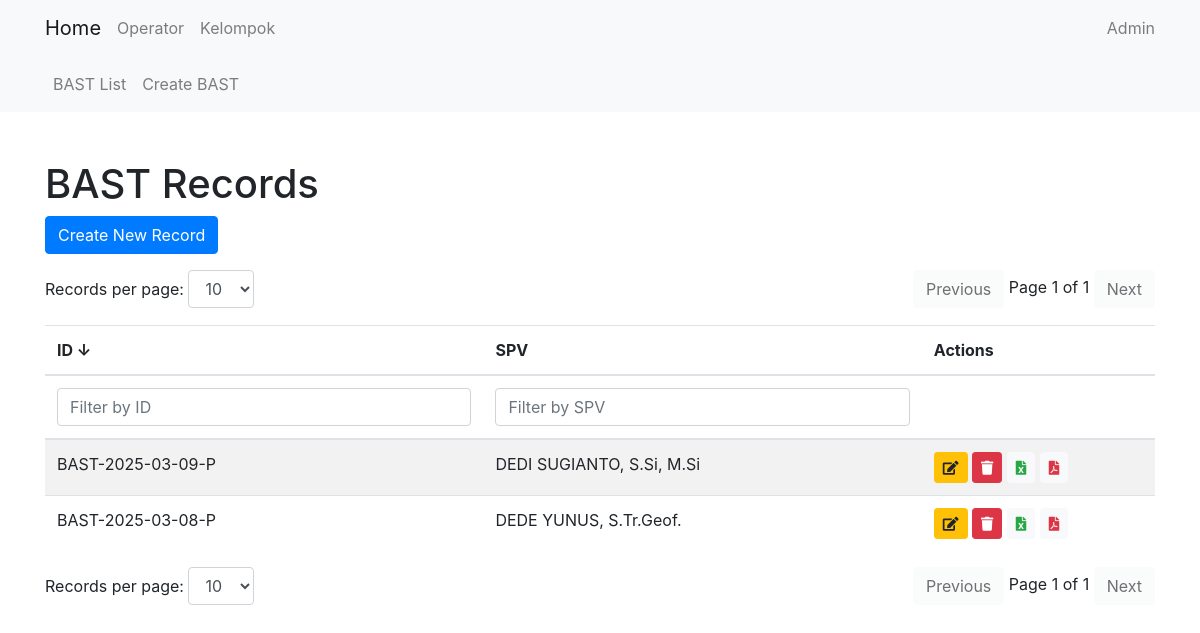
Page /bast/ on the earlier database version.
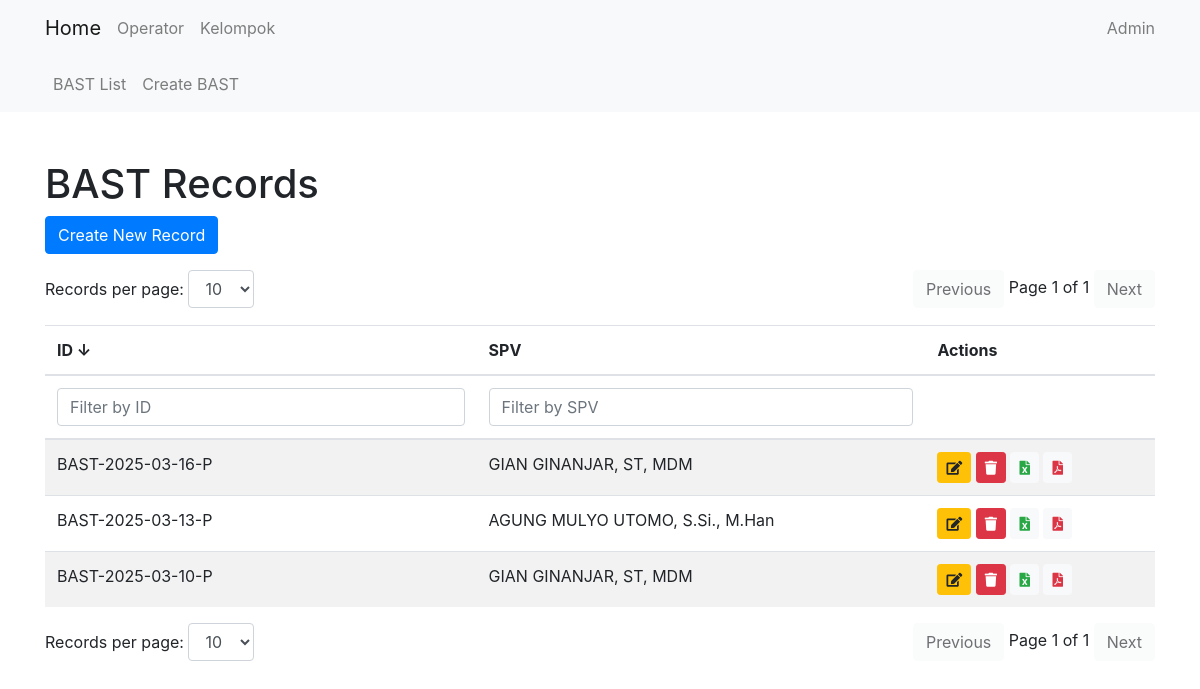
Same page on the later database version.
### bast/models.py (models this page shows, shortened)
class BastRecordModel(models.Model):
    date = models.DateField(default=get_default_date)
    bast_id = models.CharField(max_length=17, default='0')
    waktu_pelaksanaan = models.CharField(choices=WAKTU_PELAKSANAAN, max_length=20, default='08:30 - 14:00 WIB', blank=True, null=True)
    shift = models.CharField(max_length=15, choices=SHIFT, default='Pagi')
    kelompok = models.CharField(max_length=1, choices=KELOMPOK, default='1')
    kel_berikut = models.CharField(max_length=1, choices=KELOMPOK, default='1')
    events = models.TextField(default='0')
    spv = models.ForeignKey(Operator, on_delete=models.CASCADE)
    NIP = models.CharField(max_length=18, default='0', blank=True)
    event_indonesia = models.IntegerField(default=0)
    event_luar = models.IntegerField(default=0)
    event_dirasakan = models.IntegerField(default=0)
    event_dikirim = models.IntegerField(default=0)
    member = models.TextField(max_length=1000, default='')
    count_gaps = models.IntegerField(default=0)
    count_spikes = models.IntegerField(default=0)
    count_blanks = models.IntegerField(default=0)
    waktu_cs = models.CharField(max_length=20, default='00:00 WIB', blank=True, null=True)
    pulsa_poco = models.IntegerField(default=0)
    poco_exp = models.DateField(default=lambda: timezone.datetime(2026, 1, 17, tzinfo=pytz.timezone('Asia/Jakarta')).date())
    samsung_exp = models.DateField(default=lambda: timezone.datetime(2037, 12, 31, tzinfo=pytz.timezone('Asia/Jakarta')).date())
    notes = models.TextField(max_length=1000, default='', blank=True, null=True)

### core/models.py (models this page shows, shortened)
class Operator(models.Model):
    name = models.CharField(max_length=100)
    NIP = models.CharField(max_length=18)
    nickname = models.CharField(max_length=100, default='')

### bast/views.py (the view)
# urls.py: path('', views.BastRecordListView.as_view(), name='bastrecord_list'),
class BastRecordListView(ListView):
    model = BastRecordModel
    template_name = 'bast/bastrecord_list.html'
    context_object_name = 'bastrecords'

### bast/templates/bast/bastrecord_list.html (shortened to what this page needs)
{% extends 'core/base.html' %}
{% block content %}
<h1 class="mt-5">BAST Records</h1>
<a href="{% url 'bast:bastrecord_create' %}" class="btn btn-primary mb-3">Create New Record</a>
<div class="d-flex justify-content-between mb-3">
    <div>
        <label for="recordsPerPageTop">Records per page:</label>
        <select id="recordsPerPageTop" class="form-control d-inline-block w-auto">
            <option value="10" selected>10</option>
        </select>
    </div>
    <div>
        <button id="prevPageTop" class="btn btn-light">Previous</button>
        <span id="pageInfoTop"></span>
        <button id="nextPageTop" class="btn btn-light">Next</button>
    </div>
</div>
<div class="table-responsive">
    <table class="table table-striped" id="bastRecordTable">
        <thead>
            <tr>
                <th onclick="sortTable(0)" style="cursor: pointer;">ID <span id="idSortArrow">↓</span></th>
                <th onclick="sortTable(1)" style="cursor: pointer;">SPV </th>
                <th>Actions</th>
            </tr>
            <tr>
                <th><input type="text" id="idFilter" onkeyup="filterTable(0)" placeholder="Filter by ID" class="form-control"></th>
                <th><input type="text" id="spvFilter" onkeyup="filterTable(1)" placeholder="Filter by SPV" class="form-control"></th>
                <th></th>
            </tr>
        </thead>
        <tbody id="bastRecordTableBody">
            {% for record in bastrecords|dictsortreversed:"bast_id" %}
            <tr>
                <td>{{ record.bast_id }}</td>
                <td>{{ record.spv.name }}</td>
                <td>
                    <a href="{% url 'bast:bastrecord_update' record.pk %}" class="btn btn-sm btn-warning" data-toggle="tooltip" title="Edit">
                        <i class="fas fa-edit"></i>
                    </a>
                    <form action="{% url 'bast:bastrecord_delete_direct' record.pk %}" method="post" style="display:inline;">
                        <button type="button" class="btn btn-sm btn-danger delete-button" data-toggle="tooltip" title="Delete">
                            <i class="fas fa-trash"></i>
                        </button>
                    </form>
                    <a href="{% url 'bast:export_to_excel' record.pk %}" class="btn btn-sm btn-light text-success" data-toggle="tooltip" title="Export to Excel">
                        <i class="fas fa-file-excel"></i>
                    </a>
                    <a href="{% url 'bast:export_to_pdf' record.pk %}" class="btn btn-sm btn-light text-danger" data-toggle="tooltip" title="Export to PDF">
                        <i class="fas fa-file-pdf"></i>
                    </a>
                </td>
            </tr>
            {% endfor %}
        </tbody>
    </table>
</div>
<div class="d-flex justify-content-between">
    <div>
        <label for="recordsPerPage">Records per page:</label>
        <select id="recordsPerPage" class="form-control d-inline-block w-auto">
            <option value="10" selected>10</option>
        </select>
    </div>
    <div>
        <button id="prevPage" class="btn btn-light">Previous</button>
        <span id="pageInfo"></span>
        <button id="nextPage" class="btn btn-light">Next</button>
    </div>
</div>
{% endblock %}

Differences in the rows shown:
removed BastRecordModel: bast_id "BAST-2025-03-08-P", spv.name "DEDE YUNUS, S.Tr.Geof."
changed BastRecordModel: bast_id "BAST-2025-03-09-P" → "BAST-2025-03-16-P"; spv.name "DEDI SUGIANTO, S.Si, M.Si" → "GIAN GINANJAR, ST, MDM"
added BastRecordModel: bast_id "BAST-2025-03-13-P", spv.name "AGUNG MULYO UTOMO, S.Si., M.Han"
added BastRecordModel: bast_id "BAST-2025-03-10-P", spv.name "GIAN GINANJAR, ST, MDM"
